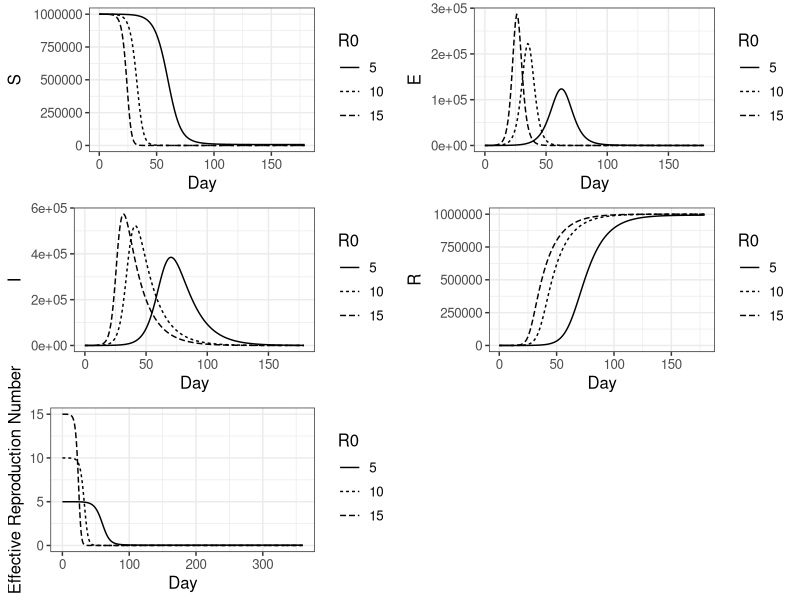

Here is the R script that generated this plot:
library(deSolve)
library(dplyr)

params1 <- c(beta=5/14, delta=1/3, gamma=1/14)
params2 <- c(beta=5/7, delta=1/3, gamma=1/14)
params3 <- c(beta=15/14, delta=1/3, gamma=1/14)

state <- c(S=1e6, E=0, I=30, R=0)

times <- seq(0, 360, by=0.1)

SEIR_model <- function(t, state, parameters){
  with(as.list(c(state, parameters)),{
      dS <- -beta * S * I / (S+E+I+R)
      dE <- beta * S * I / (S+E+I+R) - delta * E
      dI <- delta * E - gamma * I
      dR <- gamma * I
      list(c(dS, dE, dI, dR))
  })
}

out_1 <- ode(y=state, times=times, func=SEIR_model, parms = params1)
out_2 <- ode(y=state, times=times, func=SEIR_model, parms = params2)
out_3 <- ode(y=state, times=times, func=SEIR_model, parms = params3)

out_1_thinning <- out_1[seq(1, 3601, 10), ]
out_2_thinning <- out_2[seq(1, 3601, 10), ]
out_3_thinning <- out_3[seq(1, 3601, 10), ]

combined_output_halfyear <- rbind(out_1_thinning[1:180, ], out_2_thinning[1:180, ],
                                  out_3_thinning[1:180, ]) %>%
  as.data.frame()
combined_output_halfyear$R0 <- rep(c(5, 10, 15), each=180)
combined_output_halfyear$R0 <- as.factor(combined_output_halfyear$R0)

combined_output_fullyear <- rbind(out_1_thinning, out_2_thinning,
                                  out_3_thinning) %>%
  as.data.frame()
combined_output_fullyear$R0 <- rep(c(5, 10, 15), each=361)
combined_output_fullyear$Re <- combined_output_fullyear$R0 * combined_output_fullyear$S / 1e6
combined_output_fullyear$R0 <- as.factor(combined_output_fullyear$R0)

library(ggplot2)

S_traj <- ggplot(combined_output_halfyear, aes(x=time, y=S, linetype=R0)) +
  geom_path() + xlab("Day") + ylab("S") +
  theme_bw() + theme(text = element_text(size = 12))

E_traj <- ggplot(combined_output_halfyear, aes(x=time, y=E, linetype=R0)) +
  geom_path() + xlab("Day") + ylab("E") +
  theme_bw() + theme(text = element_text(size = 12))

I_traj <- ggplot(combined_output_halfyear, aes(x=time, y=I, linetype=R0)) +
  geom_path() + xlab("Day") + ylab("I") +
  theme_bw() + theme(text = element_text(size = 12))

R_traj <- ggplot(combined_output_halfyear, aes(x=time, y=R, linetype=R0)) +
  geom_path() + xlab("Day") + ylab("R") +
  theme_bw() + theme(text = element_text(size = 12))

Re_traj <- ggplot(combined_output_fullyear, aes(x=time, y=Re, linetype=R0))+
  geom_path() + xlab("Day") + ylab("Effective Reproduction Number") +
  theme_bw() + theme(text = element_text(size = 12))

library(cowplot)

plot_grid(S_traj, E_traj, I_traj, R_traj, Re_traj, ncol=2)
